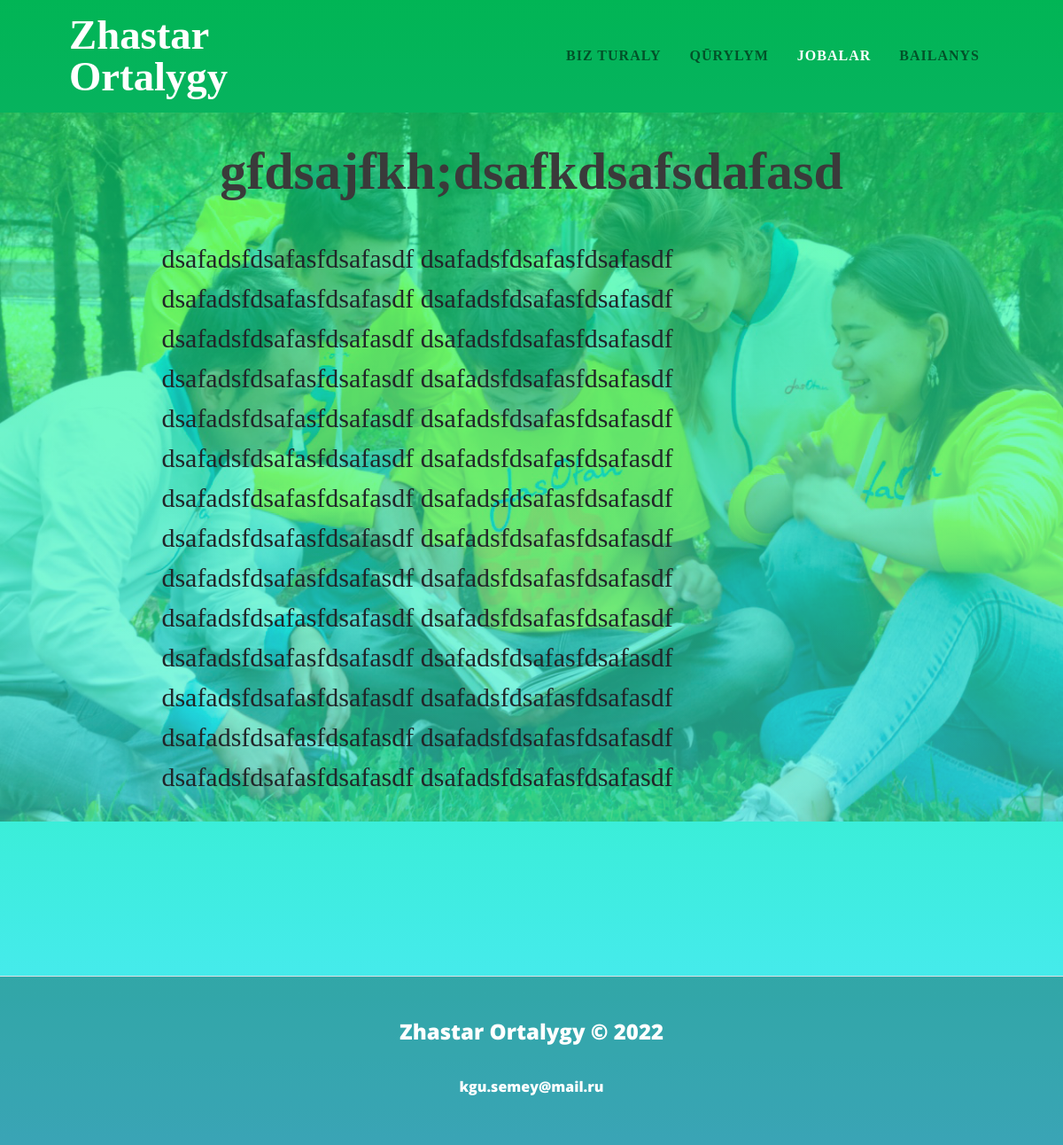
The app's page /projects/gfdsajfkhdsafkdsafsdafasd with its own data.
### main/models.py (models this page shows, shortened)
class Project(models.Model):
    title = models.CharField(max_length=100)
    slug = models.SlugField(blank=True, unique=True)
    text = models.TextField()
    status = models.IntegerField(choices=STATUS, default=0)
    created_at = models.DateTimeField(auto_now_add=True)
    updated_at = models.DateTimeField(auto_now=True)
    class Meta:
        ordering=("-created_at",)

### main/views.py (the view)
# urls.py: path('projects/<slug:slug>', project_detail_view, name="project_detail_view"),
def project_detail_view(request, slug):
    project = Project.objects.get(slug=slug)
    return render(request, "detail_project.html", {'project':project})

### templates/detail_project.html (shortened to what this page needs)
{% extends 'base.html' %}
{% load static %}
{% block navbar %}<nav class="navbar navbar-expand-lg navbar-light position-relative" id="mainNav">
            <div class="container px-4 px-lg-5">
                <img src="{%static 'images/Logo.svg'%}" id="navbar_logotip"/>
                <div class="collapse navbar-collapse" id="navbarResponsive">
                    <ul class="navbar-nav ms-auto py-4 py-lg-0">
                        <li class="nav-item"><a class="nav-link px-lg-3 py-3 py-lg-4" href="{% url 'home' %}" id="navbar_text">Bız turaly</a></li>
                        <li class="nav-item"><a class="nav-link px-lg-3 py-3 py-lg-4" href="{% url 'structure' %}" id="navbar_text">Qūrylym</a></li>
                        <li class="nav-item"><a class="nav-link px-lg-3 py-3 py-lg-4" href="{% url 'projects' %}" id="navbar_textMain">Jobalar</a></li>
                        <li class="nav-item"><a class="nav-link px-lg-3 py-3 py-lg-4" href="{% url 'contact' %}" id="navbar_text">Bailanys</a></li>
                    </ul>
                </div>
            </div>
        </nav>{% endblock navbar %}
{% block content %}<div id="pr_div"><div class="container px-4 px-lg-5">
            <div class="row gx-4 gx-lg-5 justify-content-center">
                    <div id="vidy_uslug">
                        <h1 id="h1_title">{{project.title}}</h1>
                    </div>
                </div>
                <p id="detail_text">{{project.text}}</p>
                <br><br><br><br>
                </div></div>
        </div>{% endblock content %}

### records on screen
Project: title "gfdsajfkh;dsafkdsafsdafasd", text "dsafadsfdsafasfdsafasdf dsafadsfdsafasfdsafasdf dsafadsfdsafasfdsafasdf dsafadsfdsafasfdsafasdf dsafadsfdsafasfdsafasdf dsafadsfdsafasfdsafasdf dsafadsfdsafasfdsafasdf dsafadsfdsafasfdsafasdf dsafadsfdsafasfdsafasdf dsafadsfdsafasfdsafasdf dsafadsfdsafasfdsafasdf dsafadsfdsafasfdsafasdf dsafadsfdsafasfdsafasdf dsafadsfdsafasfdsafasdf dsafadsfdsafasfdsafasdf dsafadsfdsafasfdsafasdf dsafadsfdsafasfdsafasdf dsafadsfdsafasfdsafasdf dsafadsfdsafasfdsafasdf dsafadsfdsafasfdsafasdf dsafadsfdsafasfdsafasdf dsafadsfdsafasfdsafasdf dsafadsfdsafasfdsafasdf dsafadsfdsafasfdsafasdf dsafadsfdsafasfdsafasdf dsafadsfdsafasfdsafasdf dsafadsfdsafasfdsafasdf dsafadsfdsafasfdsafasdf"
